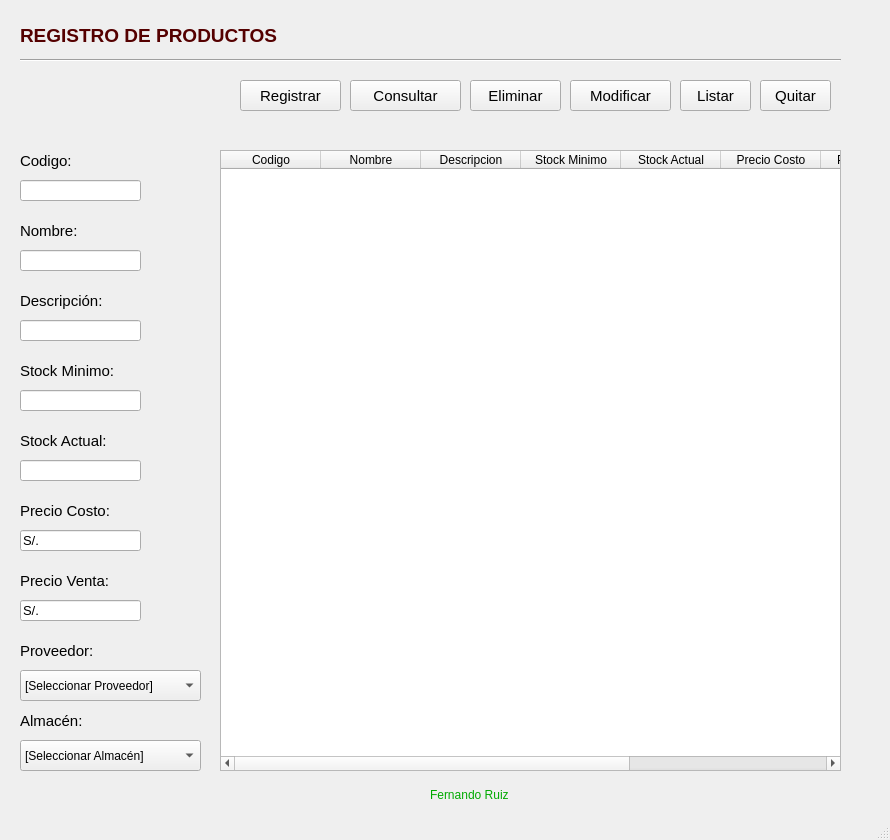
<?xml version="1.0" encoding="UTF-8"?>
<ui version="4.0">
 <class>MainWindow</class>
 <widget class="QMainWindow" name="MainWindow">
  <property name="geometry">
   <rect>
    <x>0</x>
    <y>0</y>
    <width>890</width>
    <height>840</height>
   </rect>
  </property>
  <property name="windowTitle">
   <string>MainWindow</string>
  </property>
  <widget class="QWidget" name="centralwidget">
   <widget class="QLineEdit" name="txtCodigo">
    <property name="geometry">
     <rect>
      <x>20</x>
      <y>180</y>
      <width>121</width>
      <height>21</height>
     </rect>
    </property>
    <property name="font">
     <font>
      <pointsize>10</pointsize>
     </font>
    </property>
   </widget>
   <widget class="Line" name="line">
    <property name="geometry">
     <rect>
      <x>20</x>
      <y>50</y>
      <width>821</width>
      <height>20</height>
     </rect>
    </property>
    <property name="orientation">
     <enum>Qt::Horizontal</enum>
    </property>
   </widget>
   <widget class="QLabel" name="label_2">
    <property name="geometry">
     <rect>
      <x>20</x>
      <y>150</y>
      <width>61</width>
      <height>21</height>
     </rect>
    </property>
    <property name="font">
     <font>
      <pointsize>11</pointsize>
     </font>
    </property>
    <property name="text">
     <string>Codigo:</string>
    </property>
   </widget>
   <widget class="QLabel" name="label_3">
    <property name="geometry">
     <rect>
      <x>20</x>
      <y>220</y>
      <width>71</width>
      <height>21</height>
     </rect>
    </property>
    <property name="font">
     <font>
      <pointsize>11</pointsize>
     </font>
    </property>
    <property name="text">
     <string>Nombre:</string>
    </property>
   </widget>
   <widget class="QLineEdit" name="txtNombre">
    <property name="geometry">
     <rect>
      <x>20</x>
      <y>250</y>
      <width>121</width>
      <height>21</height>
     </rect>
    </property>
    <property name="font">
     <font>
      <pointsize>10</pointsize>
     </font>
    </property>
   </widget>
   <widget class="QLabel" name="label_7">
    <property name="geometry">
     <rect>
      <x>20</x>
      <y>290</y>
      <width>111</width>
      <height>21</height>
     </rect>
    </property>
    <property name="font">
     <font>
      <pointsize>11</pointsize>
     </font>
    </property>
    <property name="text">
     <string>Descripción:</string>
    </property>
   </widget>
   <widget class="QLineEdit" name="txtDescripcion">
    <property name="geometry">
     <rect>
      <x>20</x>
      <y>320</y>
      <width>121</width>
      <height>21</height>
     </rect>
    </property>
   </widget>
   <widget class="QLineEdit" name="txtStockMinimo">
    <property name="geometry">
     <rect>
      <x>20</x>
      <y>390</y>
      <width>121</width>
      <height>21</height>
     </rect>
    </property>
    <property name="font">
     <font>
      <pointsize>10</pointsize>
     </font>
    </property>
   </widget>
   <widget class="QLabel" name="label_8">
    <property name="geometry">
     <rect>
      <x>20</x>
      <y>360</y>
      <width>121</width>
      <height>21</height>
     </rect>
    </property>
    <property name="font">
     <font>
      <pointsize>11</pointsize>
     </font>
    </property>
    <property name="text">
     <string>Stock Minimo:</string>
    </property>
   </widget>
   <widget class="QLineEdit" name="txtStockActual">
    <property name="geometry">
     <rect>
      <x>20</x>
      <y>460</y>
      <width>121</width>
      <height>21</height>
     </rect>
    </property>
    <property name="font">
     <font>
      <pointsize>10</pointsize>
     </font>
    </property>
    <property name="text">
     <string/>
    </property>
   </widget>
   <widget class="QLabel" name="label_9">
    <property name="geometry">
     <rect>
      <x>20</x>
      <y>430</y>
      <width>111</width>
      <height>21</height>
     </rect>
    </property>
    <property name="font">
     <font>
      <pointsize>11</pointsize>
     </font>
    </property>
    <property name="text">
     <string>Stock Actual:</string>
    </property>
   </widget>
   <widget class="QLineEdit" name="txtPrecioCosto">
    <property name="geometry">
     <rect>
      <x>20</x>
      <y>530</y>
      <width>121</width>
      <height>21</height>
     </rect>
    </property>
    <property name="font">
     <font>
      <pointsize>10</pointsize>
     </font>
    </property>
    <property name="text">
     <string>S/. </string>
    </property>
   </widget>
   <widget class="QLabel" name="label_10">
    <property name="geometry">
     <rect>
      <x>20</x>
      <y>500</y>
      <width>111</width>
      <height>21</height>
     </rect>
    </property>
    <property name="font">
     <font>
      <pointsize>11</pointsize>
     </font>
    </property>
    <property name="text">
     <string>Precio Costo:</string>
    </property>
   </widget>
   <widget class="QLineEdit" name="txtPrecioVenta">
    <property name="geometry">
     <rect>
      <x>20</x>
      <y>600</y>
      <width>121</width>
      <height>21</height>
     </rect>
    </property>
    <property name="font">
     <font>
      <pointsize>10</pointsize>
     </font>
    </property>
    <property name="text">
     <string>S/. </string>
    </property>
   </widget>
   <widget class="QLabel" name="label_11">
    <property name="geometry">
     <rect>
      <x>20</x>
      <y>570</y>
      <width>121</width>
      <height>21</height>
     </rect>
    </property>
    <property name="font">
     <font>
      <pointsize>11</pointsize>
     </font>
    </property>
    <property name="text">
     <string>Precio Venta:</string>
    </property>
   </widget>
   <widget class="QLabel" name="label_12">
    <property name="geometry">
     <rect>
      <x>20</x>
      <y>640</y>
      <width>101</width>
      <height>21</height>
     </rect>
    </property>
    <property name="font">
     <font>
      <pointsize>11</pointsize>
     </font>
    </property>
    <property name="text">
     <string>Proveedor:</string>
    </property>
   </widget>
   <widget class="QComboBox" name="cboProveedor">
    <property name="geometry">
     <rect>
      <x>20</x>
      <y>670</y>
      <width>181</width>
      <height>31</height>
     </rect>
    </property>
    <property name="font">
     <font>
      <pointsize>9</pointsize>
     </font>
    </property>
    <item>
     <property name="text">
      <string>[Seleccionar Proveedor]</string>
     </property>
    </item>
    <item>
     <property name="text">
      <string>Alicorp</string>
     </property>
    </item>
    <item>
     <property name="text">
      <string>Gloria</string>
     </property>
    </item>
    <item>
     <property name="text">
      <string>Nicolini</string>
     </property>
    </item>
    <item>
     <property name="text">
      <string>AJE</string>
     </property>
    </item>
   </widget>
   <widget class="QLabel" name="label_13">
    <property name="geometry">
     <rect>
      <x>20</x>
      <y>710</y>
      <width>161</width>
      <height>21</height>
     </rect>
    </property>
    <property name="font">
     <font>
      <pointsize>11</pointsize>
     </font>
    </property>
    <property name="text">
     <string>Almacén:</string>
    </property>
   </widget>
   <widget class="QComboBox" name="cboAlmacen">
    <property name="geometry">
     <rect>
      <x>20</x>
      <y>740</y>
      <width>181</width>
      <height>31</height>
     </rect>
    </property>
    <property name="font">
     <font>
      <pointsize>9</pointsize>
     </font>
    </property>
    <item>
     <property name="text">
      <string>[Seleccionar Almacén]</string>
     </property>
    </item>
    <item>
     <property name="text">
      <string>Lacteos</string>
     </property>
    </item>
    <item>
     <property name="text">
      <string>Trigos</string>
     </property>
    </item>
    <item>
     <property name="text">
      <string>Frutas</string>
     </property>
    </item>
    <item>
     <property name="text">
      <string>Verduras</string>
     </property>
    </item>
   </widget>
   <widget class="QTableWidget" name="tblProductos">
    <property name="geometry">
     <rect>
      <x>220</x>
      <y>150</y>
      <width>621</width>
      <height>621</height>
     </rect>
    </property>
    <column>
     <property name="text">
      <string>Codigo</string>
     </property>
    </column>
    <column>
     <property name="text">
      <string>Nombre</string>
     </property>
    </column>
    <column>
     <property name="text">
      <string>Descripcion</string>
     </property>
    </column>
    <column>
     <property name="text">
      <string>Stock Minimo</string>
     </property>
    </column>
    <column>
     <property name="text">
      <string>Stock Actual</string>
     </property>
    </column>
    <column>
     <property name="text">
      <string>Precio Costo</string>
     </property>
    </column>
    <column>
     <property name="text">
      <string>Precio Venta</string>
     </property>
    </column>
    <column>
     <property name="text">
      <string>Proveedor</string>
     </property>
    </column>
    <column>
     <property name="text">
      <string>Almacén</string>
     </property>
    </column>
   </widget>
   <widget class="QPushButton" name="btnRegistrar">
    <property name="geometry">
     <rect>
      <x>240</x>
      <y>80</y>
      <width>101</width>
      <height>31</height>
     </rect>
    </property>
    <property name="font">
     <font>
      <family>MS Shell Dlg 2</family>
      <pointsize>11</pointsize>
      <weight>50</weight>
      <bold>false</bold>
     </font>
    </property>
    <property name="text">
     <string>Registrar</string>
    </property>
   </widget>
   <widget class="QPushButton" name="btnConsultar">
    <property name="geometry">
     <rect>
      <x>350</x>
      <y>80</y>
      <width>111</width>
      <height>31</height>
     </rect>
    </property>
    <property name="font">
     <font>
      <family>MS Shell Dlg 2</family>
      <pointsize>11</pointsize>
      <weight>50</weight>
      <bold>false</bold>
     </font>
    </property>
    <property name="text">
     <string>Consultar</string>
    </property>
   </widget>
   <widget class="QPushButton" name="btnModificar">
    <property name="geometry">
     <rect>
      <x>570</x>
      <y>80</y>
      <width>101</width>
      <height>31</height>
     </rect>
    </property>
    <property name="font">
     <font>
      <family>MS Shell Dlg 2</family>
      <pointsize>11</pointsize>
      <weight>50</weight>
      <bold>false</bold>
     </font>
    </property>
    <property name="text">
     <string>Modificar</string>
    </property>
   </widget>
   <widget class="QPushButton" name="btnEliminar">
    <property name="geometry">
     <rect>
      <x>470</x>
      <y>80</y>
      <width>91</width>
      <height>31</height>
     </rect>
    </property>
    <property name="font">
     <font>
      <family>MS Shell Dlg 2</family>
      <pointsize>11</pointsize>
      <weight>50</weight>
      <bold>false</bold>
     </font>
    </property>
    <property name="text">
     <string>Eliminar</string>
    </property>
   </widget>
   <widget class="QPushButton" name="btnQuitar">
    <property name="geometry">
     <rect>
      <x>760</x>
      <y>80</y>
      <width>71</width>
      <height>31</height>
     </rect>
    </property>
    <property name="font">
     <font>
      <family>MS Shell Dlg 2</family>
      <pointsize>11</pointsize>
      <weight>50</weight>
      <bold>false</bold>
     </font>
    </property>
    <property name="text">
     <string>Quitar</string>
    </property>
   </widget>
   <widget class="QPushButton" name="btnListar">
    <property name="geometry">
     <rect>
      <x>680</x>
      <y>80</y>
      <width>71</width>
      <height>31</height>
     </rect>
    </property>
    <property name="font">
     <font>
      <family>MS Shell Dlg 2</family>
      <pointsize>11</pointsize>
      <weight>50</weight>
      <bold>false</bold>
     </font>
    </property>
    <property name="text">
     <string>Listar</string>
    </property>
   </widget>
   <widget class="QLabel" name="label_4">
    <property name="geometry">
     <rect>
      <x>20</x>
      <y>25</y>
      <width>361</width>
      <height>21</height>
     </rect>
    </property>
    <property name="font">
     <font>
      <family>Arial</family>
      <pointsize>14</pointsize>
      <weight>75</weight>
      <bold>true</bold>
     </font>
    </property>
    <property name="styleSheet">
     <string notr="true">color: rgb(85, 0, 0);</string>
    </property>
    <property name="text">
     <string>REGISTRO DE PRODUCTOS</string>
    </property>
   </widget>
   <widget class="QLabel" name="label_5">
    <property name="geometry">
     <rect>
      <x>430</x>
      <y>780</y>
      <width>101</width>
      <height>31</height>
     </rect>
    </property>
    <property name="styleSheet">
     <string notr="true">color: green;
</string>
    </property>
    <property name="text">
     <string>&lt;html&gt;&lt;head/&gt;&lt;body&gt;&lt;p&gt;&lt;span style=&quot; color:#00aa00;&quot;&gt;Fernando Ruiz&lt;/span&gt;&lt;/p&gt;&lt;/body&gt;&lt;/html&gt;</string>
    </property>
   </widget>
  </widget>
  <widget class="QStatusBar" name="statusbar"/>
 </widget>
 <resources/>
 <connections/>
</ui>
